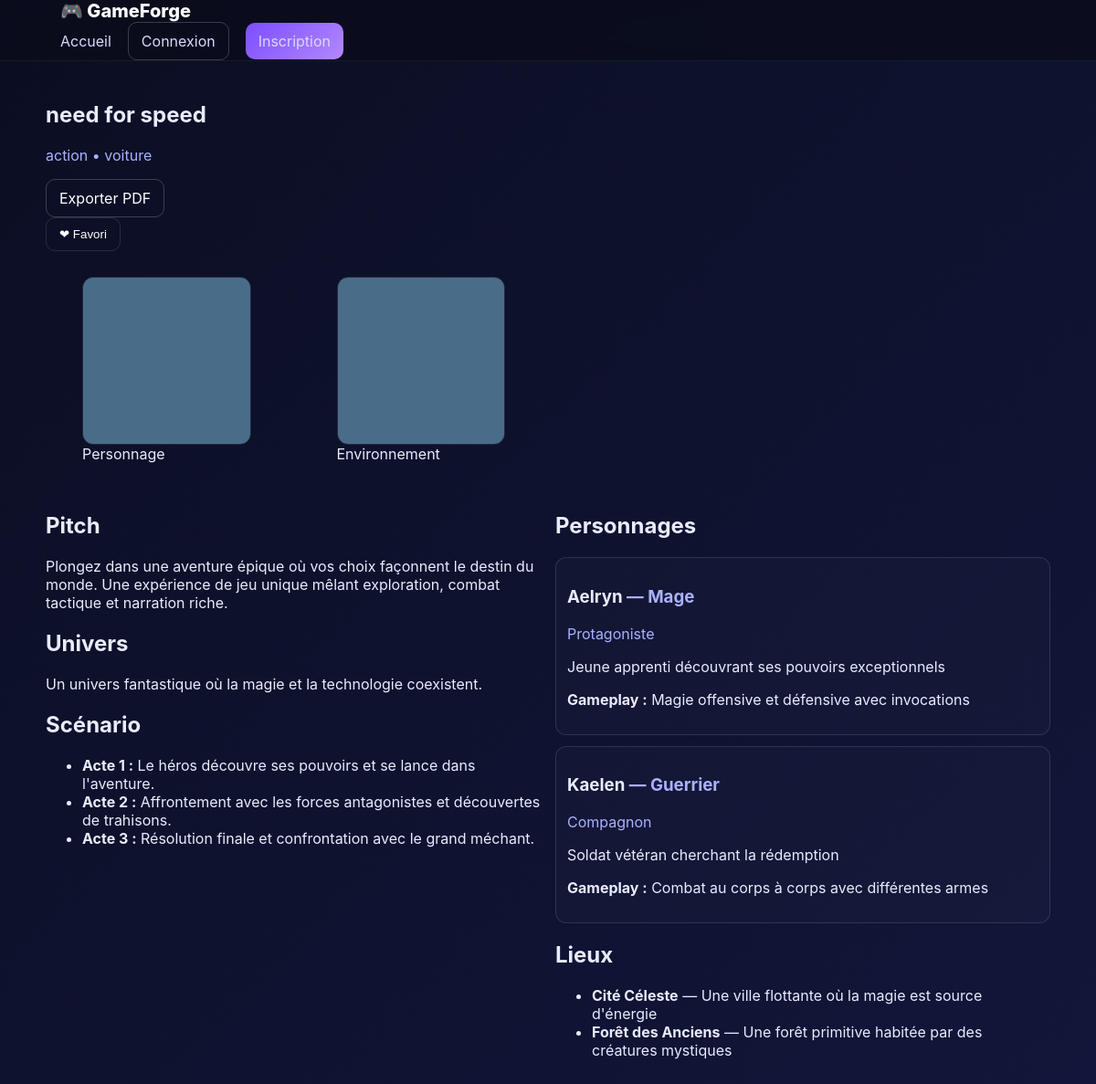
Page /project/need-for-speed-1756293917/ on the committed database.
### core/models.py (models this page shows, shortened)
class GameProject(models.Model):
    author = models.ForeignKey(User, on_delete=models.CASCADE, related_name="projects")
    title = models.CharField(max_length=200)
    slug = models.SlugField(max_length=220, unique=True, blank=True)
    genre = models.CharField(max_length=100)
    ambiance = models.CharField(max_length=200, blank=True)
    keywords = models.TextField(blank=True)
    references = models.TextField(blank=True)
    is_public = models.BooleanField(default=False)
    generated = models.JSONField(null=True, blank=True)
    image_character = models.ImageField(upload_to="generated/characters/", null=True, blank=True)
    image_environment = models.ImageField(upload_to="generated/environments/", null=True, blank=True)
    created_at = models.DateTimeField(auto_now_add=True)
    updated_at = models.DateTimeField(auto_now=True)

### core/views.py (the view)
# urls.py: path("project/<slug:slug>/", views.ProjectDetailView.as_view(), name="project_detail"),
class ProjectDetailView(DetailView):
    model = GameProject
    template_name = "core/project_detail.html"
    slug_field = "slug"

### core/templates/core/project_detail.html (shortened to what this page needs)
{% extends "core/base.html" %}
{% block content %}
<article class="detail">
  <header class="detail-head">
    <div>
      <h1>{{ object.title }}</h1>
      <p class="muted">{{ object.genre }} • {{ object.ambiance }}</p>
      <div class="actions">
        <a class="btn ghost" href="{% url 'core:export_pdf' object.slug %}">Exporter PDF</a>
        <form method="post" action="{% url 'core:toggle_favorite' object.slug %}">
          <button class="btn">❤ Favori</button>
        </form>
      </div>
    </div>
  </header>
  <section class="gallery">
    {% if object.image_character %}
      <figure><img src="{{ object.image_character.url }}" alt="Concept personnage"><figcaption>Personnage</figcaption></figure>
    {% endif %}
    {% if object.image_environment %}
      <figure><img src="{{ object.image_environment.url }}" alt="Concept environnement"><figcaption>Environnement</figcaption></figure>
    {% endif %}
  </section>
  <section class="grid-2">
    <div>
      <h2>Pitch</h2>
      <p>{{ object.generated.pitch|default:"(non généré pour l’instant)" }}</p>
      <h2>Univers</h2>
      <p>{{ object.generated.universe|default:"(non généré)" }}</p>
      <h2>Scénario</h2>
      {% if object.generated.scenario %}
        <ul class="list">
          <li><strong>Acte 1 :</strong> {{ object.generated.scenario.act1 }}</li>
          <li><strong>Acte 2 :</strong> {{ object.generated.scenario.act2 }}</li>
          <li><strong>Acte 3 :</strong> {{ object.generated.scenario.act3 }}</li>
        </ul>
      {% else %}
        <p class="muted">(non généré)</p>
      {% endif %}
    </div>
    <div>
      <h2>Personnages</h2>
      {% if object.generated.characters %}
        <div class="cards">
          {% for c in object.generated.characters %}
          <div class="chip">
            <h3>{{ c.name }} <span class="muted">— {{ c.class }}</span></h3>
            <p class="muted">{{ c.role }}</p>
            <p>{{ c.background }}</p>
            <p><strong>Gameplay :</strong> {{ c.gameplay }}</p>
          </div>
          {% endfor %}
        </div>
      {% else %}
        <p class="muted">(non généré)</p>
      {% endif %}
      <h2>Lieux</h2>
      {% if object.generated.locations %}
        <ul class="list">
          {% for l in object.generated.locations %}
          <li><strong>{{ l.name }}</strong> — {{ l.description }}</li>
          {% endfor %}
        </ul>
      {% else %}
        <p class="muted">(non généré)</p>
      {% endif %}
    </div>
  </section>
</article>
{% endblock %}

### core/templates/core/base.html (shortened to what this page needs)
{% load static %}
<!doctype html>
<html lang="fr">
<head>
  <link rel="stylesheet" href="{% static 'css/app.css' %}">
</head>
<body>
<header class="topbar">
  <div class="container">
    <a class="brand" href="{% url 'core:home' %}">🎮 GameForge</a>
    <nav class="nav">
      <a href="{% url 'core:home' %}">Accueil</a>
      {% if user.is_authenticated %}
        <a href="{% url 'core:dashboard' %}">Tableau de bord</a>
        <a href="{% url 'core:favorites' %}">Favoris</a>
        <a class="btn ghost" href="{% url 'accounts:logout' %}">Déconnexion</a>
      {% else %}
        <a class="btn ghost" href="{% url 'accounts:login' %}">Connexion</a>
        <a class="btn primary" href="{% url 'accounts:signup' %}">Inscription</a>
      {% endif %}
    </nav>
  </div>
</header>
<main class="container page">
  {% block content %}{% endblock %}
</main>
</body>
</html>

### static/css/app.css (style rules this page uses)
:root { --bg:#0f1226; --panel:#15193a; --card:#1a1f4a; --text:#e9ebff; --muted:#aab1ff; --primary:#7c4dff; --primary-2:#b388ff; --accent:#00e5ff; --ok:#00e676; --danger:#ff5252; --ring: rgba(124,77,255,.35); }
* { box-sizing:border-box }
html,body { margin:0;padding:0;background:linear-gradient(135deg,#0b0e22,#12163a);color:var(--text);font-family:Inter,system-ui,Segoe UI,Arial,sans-serif }
a { color:var(--accent);text-decoration:none }
.container { max-width:1100px;margin:0 auto;padding:0 16px }
.topbar { position:sticky;top:0;z-index:10;background:rgba(10,12,26,.7);backdrop-filter: blur(8px);border-bottom:1px solid rgba(255,255,255,.06) }
.topbar .brand { font-weight:800;font-size:20px;color:#fff }
.nav { display:flex;gap:12px;align-items:center }
.nav a { color:#d7dbff }
.nav .btn { margin-left:6px }
.page { padding:24px 0 40px }
.btn { display:inline-flex;align-items:center;gap:8px;padding:10px 14px;border-radius:10px;border:1px solid rgba(255,255,255,.12);background:transparent;color:#fff;cursor:pointer;transition:.2s }
.btn.primary { background:linear-gradient(135deg,var(--primary),var(--primary-2));border:none;box-shadow:0 0 0 0 var(--ring) }
.btn.ghost { border:1px solid rgba(255,255,255,.2) }
.muted { color:var(--muted) }
.detail-head { display:flex;gap:18px;align-items:center;margin-bottom:12px }
.gallery { display:grid;grid-template-columns:repeat(auto-fill,minmax(260px,1fr));gap:14px;margin:12px 0 18px }
.gallery img { width:100%;display:block;border-radius:12px;border:1px solid rgba(255,255,255,.1) }
.grid-2 { display:grid;grid-template-columns:1fr 1fr;gap:16px }
.cards { display:grid;grid-template-columns:1fr;gap:12px }
.chip { border:1px solid rgba(255,255,255,.12);padding:12px;border-radius:12px;background:rgba(255,255,255,.02) }

### rows in the picture
GameProject: title "need for speed", genre "action", ambiance "voiture", image_character (picture), image_environment (picture), generated.pitch "Plongez dans une aventure épique où vos choix façonnent le destin du monde. Une expérience de jeu unique mêlant exploration, combat tactique et narration riche.", generated.universe "Un univers fantastique où la magie et la technologie coexistent.", generated.scenario.act1 "Le héros découvre ses pouvoirs et se lance dans l'aventure.", generated.scenario.act2 "Affrontement avec les forces antagonistes et découvertes de trahisons.", generated.scenario.act3 "Résolution finale et confrontation avec le grand méchant."

### other values in the picture
{{ c.name }} "Aelryn" "Kaelen"
{{ c.class }} "Mage" "Guerrier"
{{ c.role }} "Protagoniste" "Compagnon"
{{ c.background }} "Jeune apprenti découvrant ses pouvoirs exceptionnels" "Soldat vétéran cherchant la rédemption"
{{ c.gameplay }} "Magie offensive et défensive avec invocations" "Combat au corps à corps avec différentes armes"
{{ l.name }} "Cité Céleste" "Forêt des Anciens"
{{ l.description }} "Une ville flottante où la magie est source d'énergie" "Une forêt primitive habitée par des créatures mystiques"
